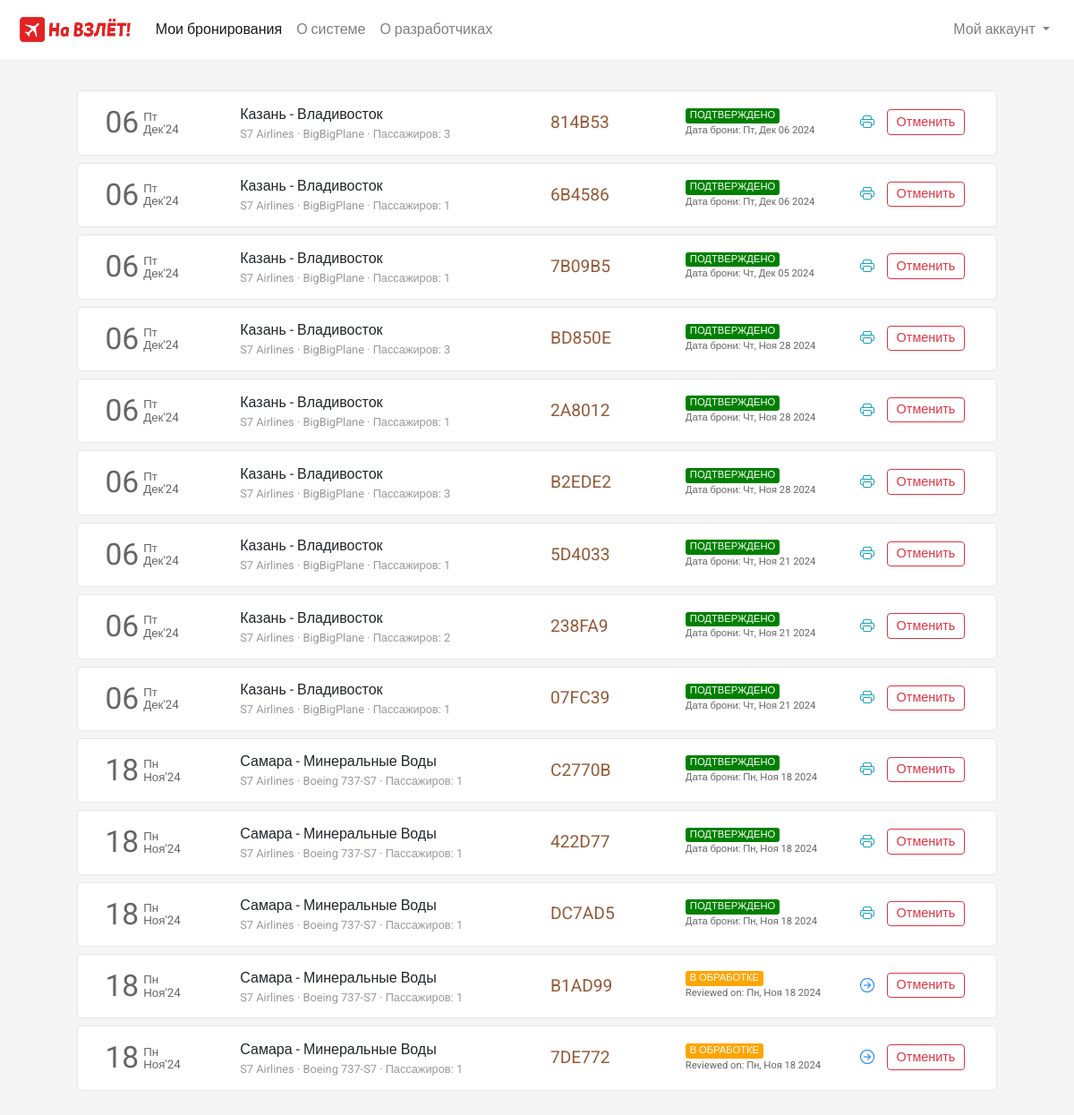
Page /flight/bookings (signed in) on the earlier database version.
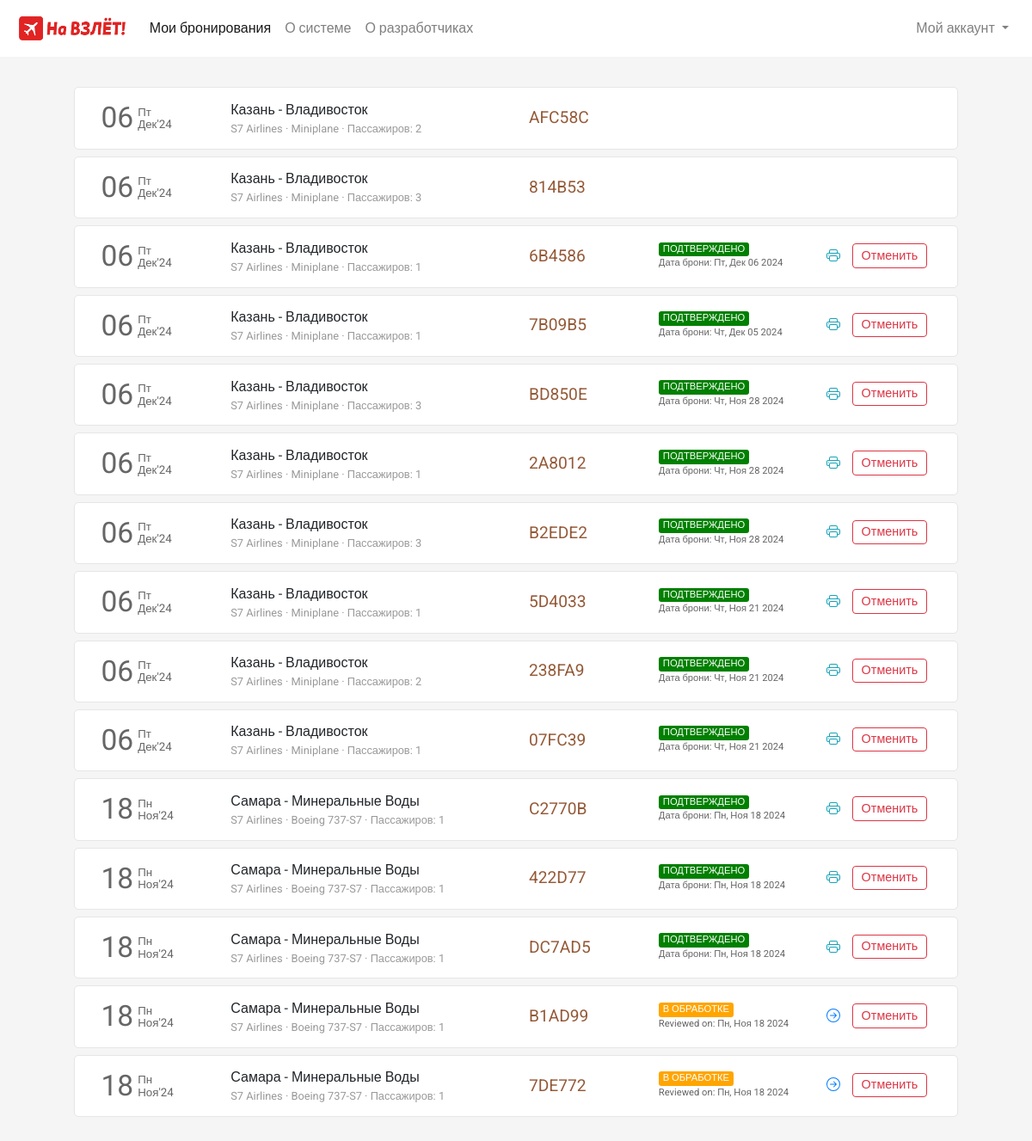
Same page on the later database version.
### flight/models.py (models this page shows, shortened)
class Ticket(models.Model):
    user = models.ForeignKey(User,on_delete=models.CASCADE,related_name="bookings", blank=True, null=True)
    ref_no = models.CharField(max_length=6, unique=True, null=True)
    flight = models.ForeignKey(Flight, on_delete=models.CASCADE, related_name="tickets", blank=True, null=True)
    mobile = models.CharField(max_length=45, null=True)
    email = models.EmailField(max_length=45, null=True)
    passengers = models.ManyToManyField(Passenger, null=True, default=None, related_name="flight_tickets")
    status = models.CharField(max_length=45, choices=TICKET_STATUS, default='PENDING')
    booking_date = models.DateTimeField(default=datetime.now)
    @property
    def depart_date(self):
        return self.flight.depart_datetime.date()
    @property
    def transport_company(self):
        return self.flight.transport_company_name
    @property
    def plane(self):
        return self.flight.plane_name

class Flight(models.Model):
    code = models.CharField(max_length=6, unique=True, null=False, default="AB1234")
    origin = models.ForeignKey(Place, on_delete=models.CASCADE, related_name="departures")
    destination = models.ForeignKey(Place, on_delete=models.CASCADE, related_name="arrivals")
    depart_datetime = models.DateTimeField(null=False, default=datetime(2025, 1, 1, 0, 0))
    arrival_datetime = models.DateTimeField(null=False, default=datetime(2025, 1, 2, 0, 0))
    economy_seat_cost = models.FloatField(null=False, default=1.0)
    business_seat_cost = models.FloatField(null=False, default=1.0)
    active = models.BooleanField(default=True)
    planeid = models.ForeignKey(Plane, null=True, on_delete=models.CASCADE)
    """ @property
    def has_free_eco_seats(self):
        return Seat.objects.filter(plane=self.planeid, seat_class__name="Эконом", available=True).exists()
     """
    """ @property
    def has_free_bus_seats(self):
        return Seat.objects.filter(plane=self.planeid, seat_class__name="Бизнес", available=True).exists()
 """
    @property
    def transport_company_name(self):
        return self.planeid.transport_company.name if self.planeid and self.planeid.transport_company else None
    @property
    def plane_name(self):
        return self.planeid.name if self.planeid else None

class Place(models.Model):
    city = models.CharField(
        max_length=25,
        validators=[
            RegexValidator(r'^[a-zA-Zа-яА-Я\s\-]{3,25}$', 'Только буквы, пробелы и дефисы')
        ],
        null=False,
        verbose_name="Название города",
        unique=True
    )
    code = models.CharField(
        max_length=4,
        validators=[
            RegexValidator(r'^[a-zA-Zа-яА-Я]{3,4}$', 'Только буквы')
        ],
        null=False,
        verbose_name="Код"
    )

class Plane(models.Model):
    name = models.CharField(max_length=20, null=False,
        verbose_name="Название")
    transport_company = models.ForeignKey(TransportCompany, on_delete=models.CASCADE,
        verbose_name="Авиакомпания")
    plane_model = models.ForeignKey(PlaneModel, on_delete=models.CASCADE,
        verbose_name="Модель")

class TransportCompany(models.Model):
    name = models.CharField(max_length=64, null=False,
        verbose_name="Название компании")

### flight/views.py (the view)
# urls.py: path('flight/bookings', views.bookings, name="bookings"),
def bookings(request):
    if request.user.is_authenticated:
        tickets = Ticket.objects.filter(user=request.user).order_by('-booking_date')
        return render(request, 'flight/bookings.html', {
            'page': 'bookings',
            'tickets': tickets
        })
    else:
        return HttpResponseRedirect(reverse('login'))

### flight/templates/flight/bookings.html (shortened to what the changed rows need)
{% extends 'flight/layout.html' %}
{% load static %}
{% block head %}
    <link rel="stylesheet" href="{% static 'css/bookings_style.css' %}">
{% endblock head %}
{% block body %}
    <section class="section section1">
        <div class="container">
            {% if tickets %}
                {% for ticket in tickets %}
                    <div class="row each-booking-div" id="{{ticket.ref_no}}">
                        <div class="col-2" style="display: flex;">
                            <div style="display: flex; color: #666666; margin-top: auto;">
                                <div>
                                    <span style="font-size: 2.1em;">{{ticket.depart_date | date:"d"}}</span>
                                </div>
                                <div style="font-size: smaller; display: flex; margin: auto 0; padding-left: 5px; line-height: 1em;">
                                    <div style="margin: auto;">
                                        <div style="margin-bottom: 1px;">{{ticket.depart_date | date:"D"}}</div>
                                        <div style="margin-top: 1px;">{{ticket.depart_date | date:"M'y"}}</div>
                                    </div>
                                </div>
                            </div>
                        </div>
                        <div class="col-4 middle-div">
                            <div style="width:100%">
                                <div class="row places-div" style=" display: flex;">
                                    <div style="max-width: 45%;">{{ticket.flight.origin.city}}</div>
                                    <div>&nbsp;-&nbsp;</div>
                                    <div style="max-width: 45%;">{{ticket.flight.destination.city}}</div>
                                </div>
                                <div class="row places-div" style="font-size: .8em; color: #999999; ">
                                    <div style="max-width: 100%;">{{ticket.transport_company}} &middot; {{ticket.plane}} &middot; Пассажиров: {{ticket.passengers.count}} </div>
                                </div>
                            </div>
                        </div>
                        <div class="col-2 middle-div">
                            <div style="font-size: 1.2em; color: #945937;">{{ticket.ref_no}}</div>
                        </div>
                        <div class="col-2 middle-div">
                            <div>
                                <div class="row status-div">
                                    {% if ticket.status == 'CONFIRMED' %}
                                        <div class="green">ПОДТВЕРЖДЕНО</div>
                                    {% endif %}
                                    {% if ticket.status == 'PENDING' %}
                                        <div class="orange">В ОБРАБОТКЕ</div>
                                    {% endif %}
                                </div>
                                <div class="row booking-date-div" style="font-size: .7em; color: #666;">
                                    {% if ticket.status == 'CONFIRMED' %}
                                        Дата брони: {{ticket.booking_date | date:"D, M d Y"}}
                                    {% endif %}
                                    {% if ticket.status == 'PENDING' %}
                                        Reviewed on: {{ticket.booking_date | date:"D, M d Y"}}
                                    {% endif %}
                                </div>
                            </div>
                        </div>
                        <div class="col-2 last-div">
                            <div>
                                <div class="ticket-action-div">
                                    {% if ticket.status == 'CONFIRMED' %}
                                        <form action="{% url 'getticket' %}" method="get" target="_blank">
                                            <button type="submit" class="btn btn-outline-info btnp pbtn">
                                            </button>
                                        </form>
                                        <button class="btn btn-outline-danger btnp cbtn"  data-ref="{{ticket.ref_no}}" onclick="popup(this)">Отменить</button>
                                    {% endif %}
                                    {% if ticket.status == 'PENDING' %}
                                        <form action="{% url 'resumebooking' %}" method="POST">
                                            <button type="submit" class="btn btn-outline-primary btnp rbtn">
                                            </button>
                                        </form>
                                        <button type="button" class="btn btn-outline-danger btnp cbtn" data-ref="{{ticket.ref_no}}" onclick="popup(this)">Отменить</button>
                                    {% endif %}
                                </div>
                            </div>
                        </div>
                    </div>
                {% endfor %}
            {% endif %}
        </div>
    </section>
{% endblock %}

Differences in the rows shown:
added Ticket: depart_date "06", depart_date "Пт", depart_date "Дек'24", flight.origin.city "Казань", flight.destination.city "Владивосток", transport_company "S7 Airlines", plane "Miniplane", passengers.count "2", ref_no "AFC58C"
changed Ticket (number 2 of 15 on the later page): plane "BigBigPlane" → "Miniplane"; status "CONFIRMED" → "CANCELLED" (drawn); booking_date "Пт, Дек 06 2024" → (not shown)
changed through a linked row, Ticket "Пт, Дек 06 2024": plane "BigBigPlane" → "Miniplane"
changed through a linked row, Ticket "Чт, Дек 05 2024": plane "BigBigPlane" → "Miniplane"
changed through a linked row, Ticket "BD850E": plane "BigBigPlane" → "Miniplane"
changed through a linked row, Ticket (number 6 of 15 on the later page): plane "BigBigPlane" → "Miniplane"
changed through a linked row, Ticket "B2EDE2": plane "BigBigPlane" → "Miniplane"
changed through a linked row, Ticket (number 8 of 15 on the later page): plane "BigBigPlane" → "Miniplane"
changed through a linked row, Ticket "238FA9": plane "BigBigPlane" → "Miniplane"
changed through a linked row, Ticket "07FC39": plane "BigBigPlane" → "Miniplane"
